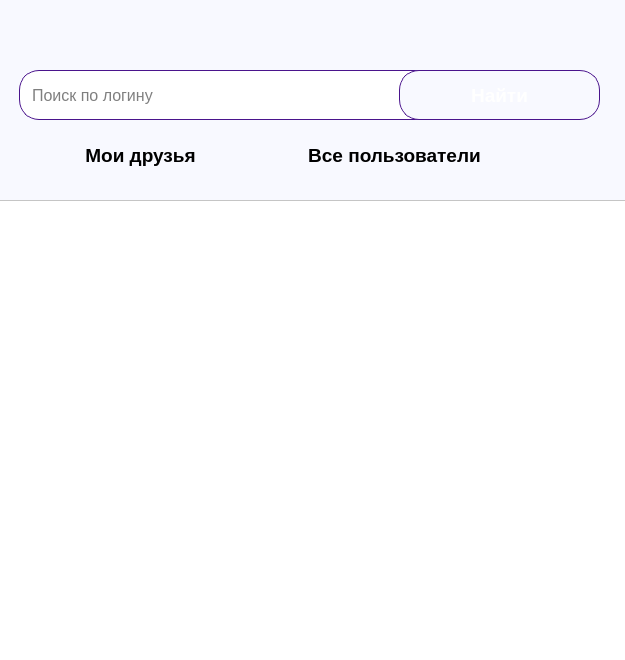
<?xml version="1.0" encoding="UTF-8"?>
<ui version="4.0">
 <class>UsersWindow</class>
 <widget class="QDialog" name="UsersWindow">
  <property name="geometry">
   <rect>
    <x>0</x>
    <y>0</y>
    <width>625</width>
    <height>660</height>
   </rect>
  </property>
  <property name="minimumSize">
   <size>
    <width>625</width>
    <height>660</height>
   </size>
  </property>
  <property name="maximumSize">
   <size>
    <width>625</width>
    <height>660</height>
   </size>
  </property>
  <property name="windowTitle">
   <string>Пользователи</string>
  </property>
  <property name="windowIcon">
   <iconset resource="IMG.qrc">
    <normaloff>:/IMG/IMG/logoSN.png</normaloff>:/IMG/IMG/logoSN.png</iconset>
  </property>
  <property name="styleSheet">
   <string notr="true">background-color: rgb(248, 249, 255);</string>
  </property>
  <widget class="QListWidget" name="usersList">
   <property name="geometry">
    <rect>
     <x>-2</x>
     <y>200</y>
     <width>631</width>
     <height>461</height>
    </rect>
   </property>
   <property name="styleSheet">
    <string notr="true">QListWidget
{
	background-color: white;
}

QScrollBar:vertical 
{
	border: none;
    background: #f5f5f5;
    width: 10px;
    margin: 0px 0px 0px 0px;
}

QScrollBar::handle:vertical 
{
	background: #c1c1c1;
    min-height: 20px;
    border-radius: 5px;
}

QScrollBar::handle:vertical:hover 
{
	background: #a8a8a8;
}

QScrollBar::handle:vertical:pressed
{
	background: #787878;
}

QScrollBar::add-line:vertical 
{
	border: none;
    background: none;
    height: 0px;
    subcontrol-position: bottom;
    subcontrol-origin: margin;
}

QScrollBar::sub-line:vertical 
{
	border: none;
	background: none;
	height: 0px;
	subcontrol-position: top;
	subcontrol-origin: margin;
}

QScrollBar::add-page:vertical, QScrollBar::sub-page:vertical 
{
	background: none;
}

QScrollBar:horizontal 
{
	border: none;
    background: #f5f5f5;
    height: 10px;
    margin: 0px 0px 0px 0px;
}

QScrollBar::handle:horizontal 
{
    background: #c1c1c1;
    min-width: 20px;
	border-radius: 5px;
}

QScrollBar::handle:horizontal:hover 
{
	background: #a8a8a8;
}

QScrollBar::handle:horizontal:pressed 
{
	background: #787878;
}

QScrollBar::add-line:horizontal 
{
    border: none;
    background: none;
    width: 0px;
    subcontrol-position: right;
	subcontrol-origin: margin;
}

QScrollBar::sub-line:horizontal 
{
    border: none;
    background: none;
    width: 0px;
    subcontrol-position: left;
	subcontrol-origin: margin;
}

QScrollBar::add-page:horizontal, QScrollBar::sub-page:horizontal
{
	background: none;
}</string>
   </property>
  </widget>
  <widget class="QLineEdit" name="searchText">
   <property name="geometry">
    <rect>
     <x>19</x>
     <y>70</y>
     <width>431</width>
     <height>50</height>
    </rect>
   </property>
   <property name="font">
    <font>
     <family>Arial</family>
     <pointsize>12</pointsize>
    </font>
   </property>
   <property name="cursor">
    <cursorShape>IBeamCursor</cursorShape>
   </property>
   <property name="styleSheet">
    <string notr="true">QLineEdit
{
	background-color: white;
	color: black;
	border: 1px solid #4a148c; 
	border-radius: 20px;
	padding-left: 10px;
}</string>
   </property>
   <property name="inputMask">
    <string/>
   </property>
   <property name="text">
    <string/>
   </property>
   <property name="maxLength">
    <number>100</number>
   </property>
   <property name="placeholderText">
    <string>Поиск по логину</string>
   </property>
  </widget>
  <widget class="QLabel" name="countFriendsLabel">
   <property name="geometry">
    <rect>
     <x>29</x>
     <y>10</y>
     <width>521</width>
     <height>51</height>
    </rect>
   </property>
   <property name="font">
    <font>
     <family>Arial</family>
     <pointsize>14</pointsize>
     <bold>true</bold>
    </font>
   </property>
   <property name="text">
    <string/>
   </property>
  </widget>
  <widget class="QPushButton" name="allUsersButton">
   <property name="geometry">
    <rect>
     <x>269</x>
     <y>130</y>
     <width>251</width>
     <height>50</height>
    </rect>
   </property>
   <property name="minimumSize">
    <size>
     <width>1</width>
     <height>0</height>
    </size>
   </property>
   <property name="font">
    <font>
     <family>Arial</family>
     <pointsize>14</pointsize>
     <bold>true</bold>
    </font>
   </property>
   <property name="cursor">
    <cursorShape>PointingHandCursor</cursorShape>
   </property>
   <property name="styleSheet">
    <string notr="true">QPushButton 
{
	background-color: rgb(248, 249, 255);
    color: black;     
    border-radius: 20px;
    padding: 8px 16px;  
    font-weight: bold;   
}

QPushButton:hover
 {
    background-color: rgb(229, 216, 255);
}

QPushButton:pressed 
{
    background-color: rgb(218, 188, 255);
}</string>
   </property>
   <property name="text">
    <string>Все пользователи</string>
   </property>
  </widget>
  <widget class="QPushButton" name="searchButton">
   <property name="geometry">
    <rect>
     <x>399</x>
     <y>70</y>
     <width>201</width>
     <height>50</height>
    </rect>
   </property>
   <property name="minimumSize">
    <size>
     <width>1</width>
     <height>0</height>
    </size>
   </property>
   <property name="font">
    <font>
     <family>Arial</family>
     <pointsize>14</pointsize>
     <bold>true</bold>
    </font>
   </property>
   <property name="cursor">
    <cursorShape>PointingHandCursor</cursorShape>
   </property>
   <property name="styleSheet">
    <string notr="true">QPushButton 
{
    background: qlineargradient(
        x1:0, y1:0, x2:0, y2:1,
        stop:0 #6a3093, 
        stop:1 #a044ff 
    );
    color: white;     
    border-radius: 20px;
    padding: 8px 16px;  
    font-weight: bold;   
    border: 1px solid #4a148c; 
}

QPushButton:hover
 {
    background: qlineargradient(
        x1:0, y1:0, x2:0, y2:1,
        stop:0 #7b1fa2,
        stop:1 #aa00ff
    );
    border: 2px solid #7b1fa2;
}

QPushButton:pressed 
{
    background: qlineargradient(
        x1:0, y1:0, x2:0, y2:1,
        stop:0 #4a148c,
        stop:1 #7b1fa2
    );
}</string>
   </property>
   <property name="text">
    <string>Найти</string>
   </property>
  </widget>
  <widget class="QPushButton" name="friendsButton">
   <property name="geometry">
    <rect>
     <x>20</x>
     <y>130</y>
     <width>241</width>
     <height>50</height>
    </rect>
   </property>
   <property name="minimumSize">
    <size>
     <width>1</width>
     <height>0</height>
    </size>
   </property>
   <property name="font">
    <font>
     <family>Arial</family>
     <pointsize>14</pointsize>
     <bold>true</bold>
    </font>
   </property>
   <property name="cursor">
    <cursorShape>PointingHandCursor</cursorShape>
   </property>
   <property name="styleSheet">
    <string notr="true">QPushButton 
{
	background-color: rgb(248, 249, 255);
    color: black;     
    border-radius: 20px;
    padding: 8px 16px;  
    font-weight: bold;   
}

QPushButton:hover
 {
    background-color: rgb(229, 216, 255);
}

QPushButton:pressed 
{
    background-color: rgb(218, 188, 255);
}</string>
   </property>
   <property name="text">
    <string>Мои друзья</string>
   </property>
  </widget>
 </widget>
 <resources>
  <include location="IMG.qrc"/>
 </resources>
 <connections/>
</ui>
